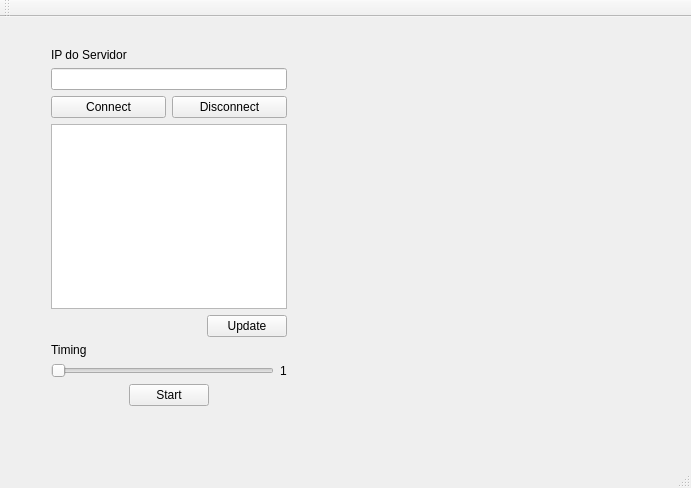
<?xml version="1.0" encoding="UTF-8"?>
<ui version="4.0">
 <class>MainWindow</class>
 <widget class="QMainWindow" name="MainWindow">
  <property name="geometry">
   <rect>
    <x>0</x>
    <y>0</y>
    <width>691</width>
    <height>488</height>
   </rect>
  </property>
  <property name="windowTitle">
   <string>MainWindow</string>
  </property>
  <widget class="QWidget" name="centralWidget">
   <widget class="Plotter" name="widget" native="true">
    <property name="enabled">
     <bool>true</bool>
    </property>
    <property name="geometry">
     <rect>
      <x>350</x>
      <y>20</y>
      <width>281</width>
      <height>381</height>
     </rect>
    </property>
   </widget>
   <widget class="QWidget" name="layoutWidget">
    <property name="geometry">
     <rect>
      <x>40</x>
      <y>20</y>
      <width>258</width>
      <height>380</height>
     </rect>
    </property>
    <layout class="QVBoxLayout" name="verticalLayout_2">
     <item>
      <widget class="QLabel" name="label">
       <property name="text">
        <string>IP do Servidor</string>
       </property>
      </widget>
     </item>
     <item>
      <widget class="QLineEdit" name="lineEdit_Ip"/>
     </item>
     <item>
      <layout class="QHBoxLayout" name="horizontalLayout">
       <item>
        <widget class="QPushButton" name="pushButton_Connect">
         <property name="text">
          <string>Connect</string>
         </property>
        </widget>
       </item>
       <item>
        <widget class="QPushButton" name="pushButton_Disconnect">
         <property name="text">
          <string>Disconnect</string>
         </property>
        </widget>
       </item>
      </layout>
     </item>
     <item>
      <widget class="QListWidget" name="listWidget"/>
     </item>
     <item>
      <layout class="QHBoxLayout" name="horizontalLayout_3">
       <item>
        <spacer name="horizontalSpacer">
         <property name="orientation">
          <enum>Qt::Horizontal</enum>
         </property>
         <property name="sizeHint" stdset="0">
          <size>
           <width>108</width>
           <height>20</height>
          </size>
         </property>
        </spacer>
       </item>
       <item>
        <widget class="QPushButton" name="pushButton_Update">
         <property name="text">
          <string>Update</string>
         </property>
        </widget>
       </item>
      </layout>
     </item>
     <item>
      <layout class="QVBoxLayout" name="verticalLayout">
       <item>
        <widget class="QLabel" name="label_2">
         <property name="text">
          <string>Timing</string>
         </property>
        </widget>
       </item>
       <item>
        <layout class="QHBoxLayout" name="horizontalLayout_2">
         <item>
          <widget class="QSlider" name="horizontalSlider_Time">
           <property name="minimum">
            <number>1</number>
           </property>
           <property name="maximum">
            <number>10</number>
           </property>
           <property name="orientation">
            <enum>Qt::Horizontal</enum>
           </property>
          </widget>
         </item>
         <item>
          <widget class="QLabel" name="label_Time">
           <property name="text">
            <string>1</string>
           </property>
          </widget>
         </item>
        </layout>
       </item>
      </layout>
     </item>
     <item>
      <layout class="QHBoxLayout" name="horizontalLayout_4">
       <item>
        <spacer name="horizontalSpacer_2">
         <property name="orientation">
          <enum>Qt::Horizontal</enum>
         </property>
         <property name="sizeHint" stdset="0">
          <size>
           <width>48</width>
           <height>20</height>
          </size>
         </property>
        </spacer>
       </item>
       <item>
        <widget class="QPushButton" name="pushButton_Start">
         <property name="text">
          <string>Start</string>
         </property>
        </widget>
       </item>
       <item>
        <spacer name="horizontalSpacer_3">
         <property name="orientation">
          <enum>Qt::Horizontal</enum>
         </property>
         <property name="sizeHint" stdset="0">
          <size>
           <width>48</width>
           <height>20</height>
          </size>
         </property>
        </spacer>
       </item>
      </layout>
     </item>
    </layout>
   </widget>
  </widget>
  <widget class="QMenuBar" name="menuBar">
   <property name="geometry">
    <rect>
     <x>0</x>
     <y>0</y>
     <width>691</width>
     <height>21</height>
    </rect>
   </property>
  </widget>
  <widget class="QToolBar" name="mainToolBar">
   <attribute name="toolBarArea">
    <enum>TopToolBarArea</enum>
   </attribute>
   <attribute name="toolBarBreak">
    <bool>false</bool>
   </attribute>
  </widget>
  <widget class="QStatusBar" name="statusBar"/>
 </widget>
 <layoutdefault spacing="6" margin="11"/>
 <customwidgets>
  <customwidget>
   <class>Plotter</class>
   <extends>QWidget</extends>
   <header>plotter.h</header>
   <container>1</container>
  </customwidget>
 </customwidgets>
 <resources/>
 <connections>
  <connection>
   <sender>horizontalSlider_Time</sender>
   <signal>valueChanged(int)</signal>
   <receiver>label_Time</receiver>
   <slot>setNum(int)</slot>
   <hints>
    <hint type="sourcelabel">
     <x>270</x>
     <y>390</y>
    </hint>
    <hint type="destinationlabel">
     <x>293</x>
     <y>389</y>
    </hint>
   </hints>
  </connection>
 </connections>
</ui>
